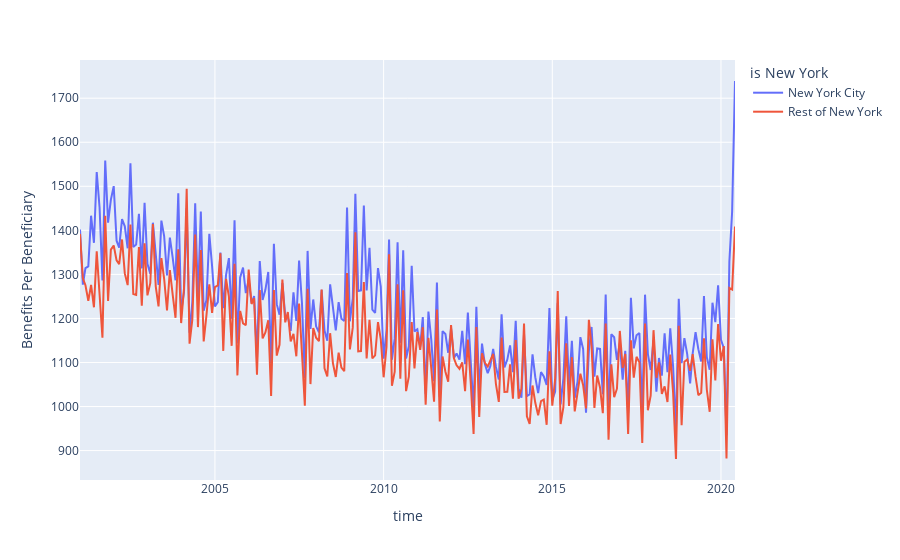

Here is the notebook cell this chart was saved with:
### Code cell
fig= px.line(new_data, x="time", y="Benefits Per Beneficiary", color='is New York')
fig.show()

### Figure 1 — Plotly figure (JSON) as saved in the notebook; plotly's stock layout.template omitted (floating-point values rounded to 4 significant figures; data arrays with more than 128 entries replaced by an {"elided": "..."} marker saying what was removed)
{"data": [{"hovertemplate": "is New York=New York City<br>time=%{x}<br>Benefits Per Beneficiary=%{y}<extra></extra>", "legendgroup": "New York City", "line": {"color": "#636efa", "dash": "solid"}, "mode": "lines", "name": "New York City", "orientation": "v", "showlegend": true, "type": "scatter", "x": {"elided": "234 str values"}, "xaxis": "x", "y": {"elided": "234 float values"}, "yaxis": "y"}, {"hovertemplate": "is New York=Rest of New York<br>time=%{x}<br>Benefits Per Beneficiary=%{y}<extra></extra>", "legendgroup": "Rest of New York", "line": {"color": "#EF553B", "dash": "solid"}, "mode": "lines", "name": "Rest of New York", "orientation": "v", "showlegend": true, "type": "scatter", "x": {"elided": "234 str values"}, "xaxis": "x", "y": {"elided": "234 float values"}, "yaxis": "y"}], "layout": {"legend": {"title": {"text": "is New York"}, "tracegroupgap": 0}, "margin": {"t": 60}, "xaxis": {"anchor": "y", "domain": [0, 1], "title": {"text": "time"}}, "yaxis": {"anchor": "x", "domain": [0, 1], "title": {"text": "Benefits Per Beneficiary"}}}}
